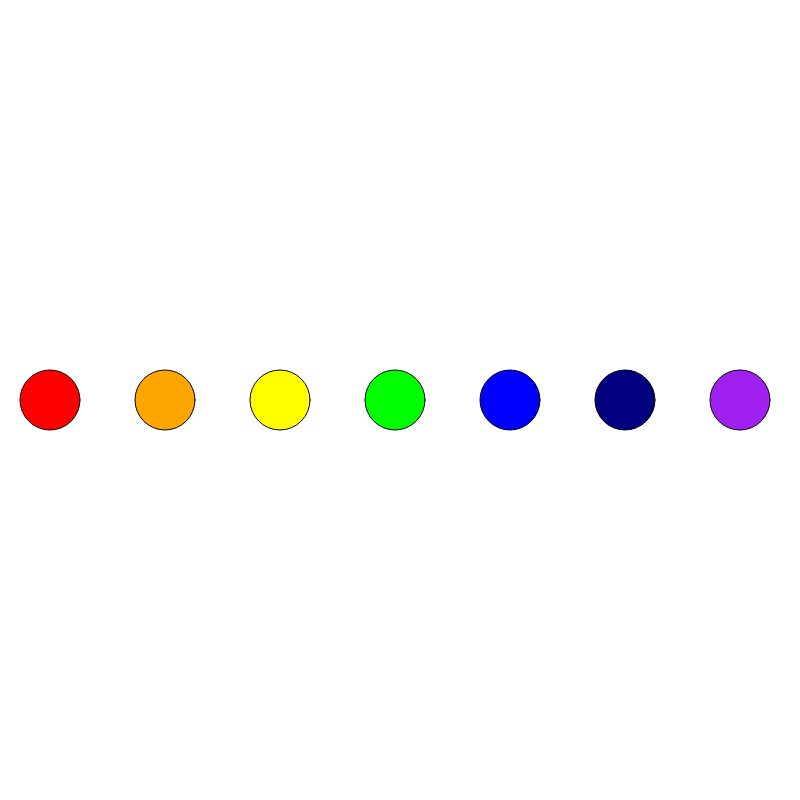
Frame 1 (no input)
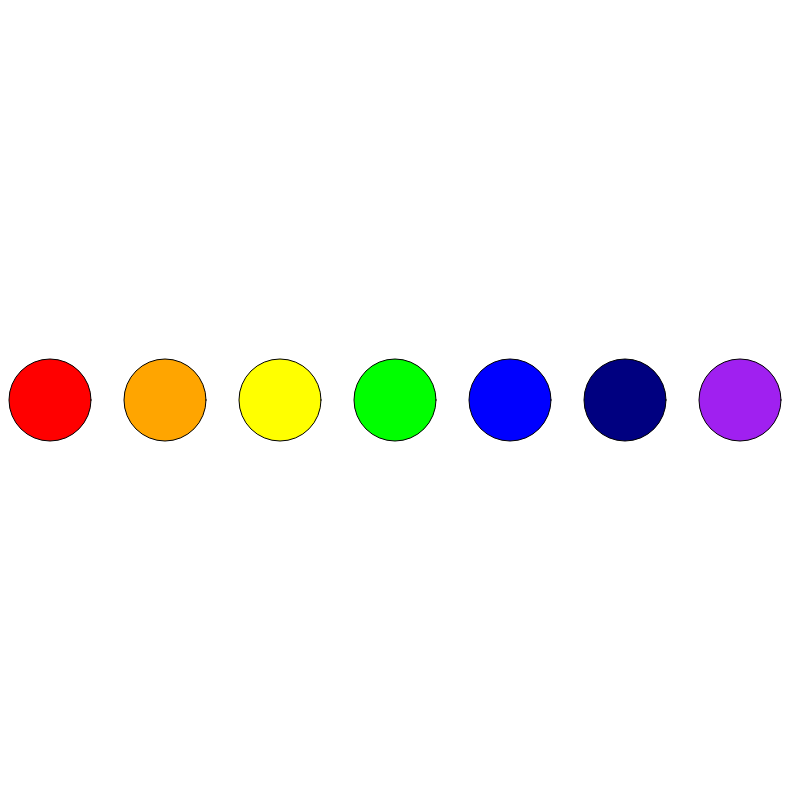
Frame 60 (no input)
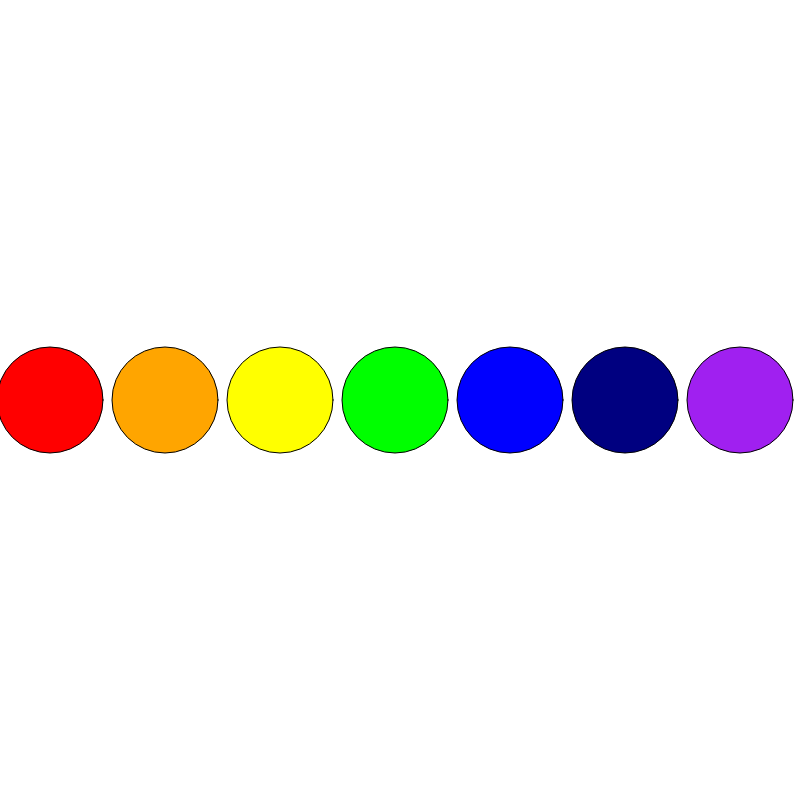
Frame 120 (the mouse pressed at the canvas centre since frame 60)

The p5.js sketch that drew these frames (run headless with seeded random() and noise() and a simulated clock; from frame 60 on, the mouse is pressed at the canvas centre):

// p5.js sketch
// ── sketch.js
var dChange = 2;//diameter change per frame
var d = 60; //diameter 
var y = 400;

function setup() {
   createCanvas( 800, 800 );
}

function draw() {
  if( !keyIsDown(UP_ARROW)){
    background(255);
  }
  var i = 0;
  var x = 50;
  while( x < 800 ){
    if( i == 0 ){
      fill(255, 0, 0);//red
    } else if( i == 1) {
      fill(255, 165, 0);//orange
    } else if ( i == 2 ){
      fill(255, 255, 0);//yellow
    } else if ( i == 3 ) {
      fill(0, 255, 0);//green)
    } else if( i == 4 ) {
      fill( 0, 0, 255 );//blue
    } else if( i == 5 ){
      fill( 0, 0, 128);//navy
    } else if( i == 6 ){
      fill( 160, 32, 240);//purple
    }
    
    ellipse( x, y, d, d);
    x = x + 115;
    i = i + 1; 
  }
  d = d + dChange;
  
  if (d > 105){
    dChange = -2;
  }
  
  if( d < 60) {
    dChange = 2;
  }
  
  if( keyIsDown(UP_ARROW)){
    
    y = y - 5;
  }
  
  if( keyIsDown(DOWN_ARROW)){
    y = y + 5;
  }
}
